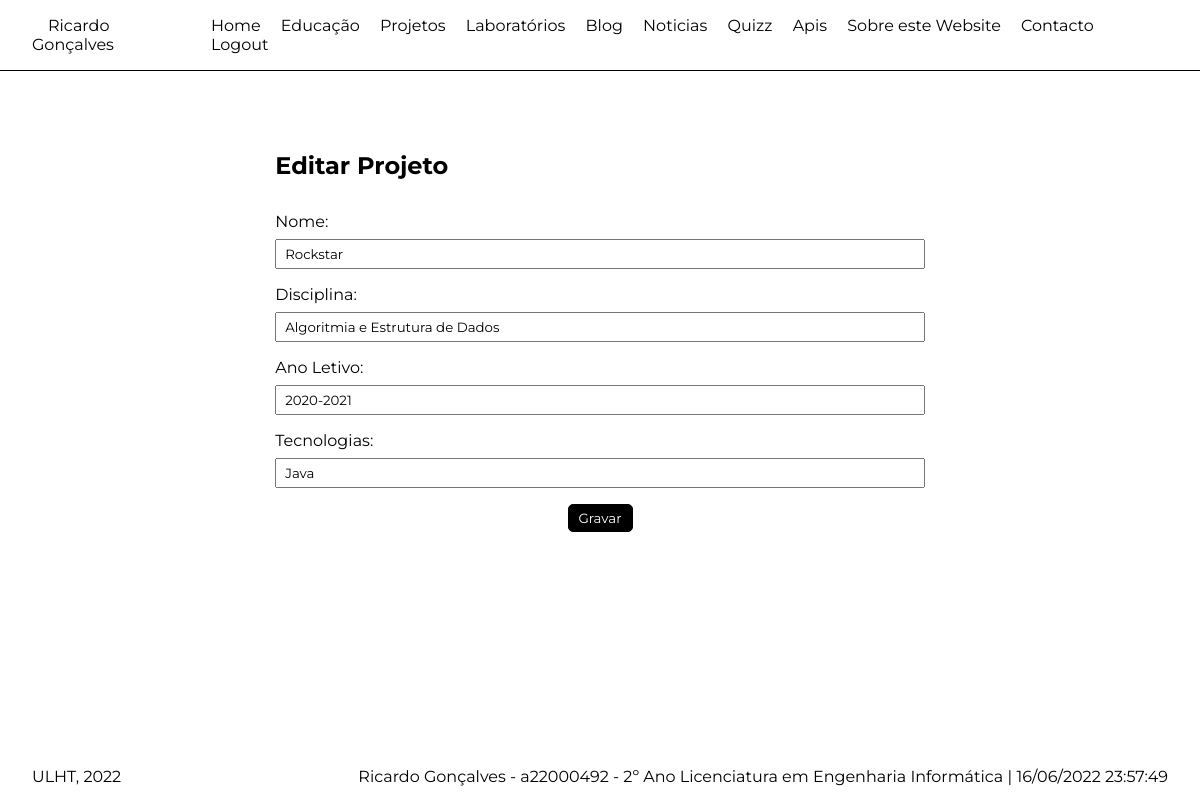
/editar_projeto/1 (signed in), run on the app's committed database.
### portfolio/models.py (models this page shows, shortened)
class Projeto(models.Model):
  nome = models.CharField(max_length=100)
  disciplina = models.CharField(max_length=100, blank=True)
  ano_letivo = models.CharField(max_length=100, blank=True)
  tecnologias = models.CharField(max_length=100, blank=True)

### portfolio/views.py (the view)
# urls.py: path('editar_projeto/<int:projeto_id>', views.editar_projeto_page_view, name='editar_projeto'),
@login_required
def editar_projeto_page_view(request, projeto_id):
    projeto = Projeto.objects.get(id=projeto_id)
    form = ProjetoForm(request.POST or None, instance=projeto)
    if form.is_valid():
        form.save()
        return HttpResponseRedirect(reverse('portfolio:projetos'))
    context = {'form': form, 'projeto_id': projeto_id}
    return render(request, 'portfolio/editar_projeto.html', context)

### portfolio/forms.py
class ProjetoForm(ModelForm):
  class Meta:
    model = Projeto
    fields = '__all__'
    widgets = {
      'nome': forms.TextInput(),
      'disciplina': forms.TextInput(),
      'ano_letivo': forms.TextInput(),
      'tecnologias': forms.TextInput(),
    }
    labels = {
      'nome': 'Nome',
      'disciplina': 'Disciplina',
      'ano_letivo': 'Ano Letivo',
      'tecnologias': 'Tecnologias'
    }
    help_texts = {
    }

### portfolio/templates/portfolio/editar_projeto.html (shortened to what this page needs)
{% extends 'portfolio/layout.html' %}
{% block main %}
  <section>
    <div class="container content content-center">
      <div class="posts-form">
        <h1>Editar Projeto</h1>
        <form action="{% url 'portfolio:editar_projeto' projeto_id %}" method="POST" enctype="multipart/form-data">
          {{ form.as_p }}
          <div class="submit-group">
            <input type="submit" value="Gravar" class="btn btn-primary">
          </div>
        </form>
      </div>
    </div>
  </section>
{% endblock %}

### portfolio/static/portfolio/css/estilos.css (style rules this page uses)
* { padding: 0; margin: 0; box-sizing: border-box; font-family: 'Montserrat', sans-serif; }
.container { max-width: 1350px; margin: 0 auto; padding: 1rem 2rem; }
h1 { padding: 1rem 0; }
.content { display: flex; align-items: center; min-height: 500px; }
.content.content-center { padding: 2rem; justify-content: center; flex-direction: column; }
.posts-form { width: 60%; padding: 2rem 1rem; }
.posts-form p { padding-top: 1rem; }
label { display: block; padding-bottom: 0.5rem; }
select, input[type=text], input[type=password], input[type=url], textarea { width: 100%; padding: 5px 8px; }
.btn-primary { padding: 5px 10px; appearance: none; color: white; background: black; border: 1px solid black; border-radius: 5px; cursor: pointer; transition: all 200ms; }
.submit-group { display: flex; padding: 1rem 0; align-items: center; justify-content: center; }

### data on the page
Projeto: nome "Rockstar", disciplina "Algoritmia e Estrutura de Dados", ano_letivo "2020-2021", tecnologias "Java"
